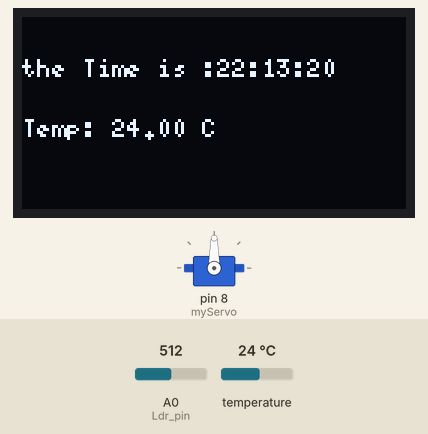
The sketch below on a simulated Arduino Uno, built with avr-gcc and run on an emulated ATmega328P. On the bench: servo, 128×64 one-colour display. The inputs (shaded band) are chosen by the test bench; at power-on: temperature 24 °C, A0 (Ldr_pin) = 512. The local clock reads 2024-03-15 10:24:30 at power-on unless the sketch sets it; what the sketch prints to the serial monitor is not drawn.

Above: at 1.2 s.
1.3 s: temperature set to 12 °C
At 3.5 s:
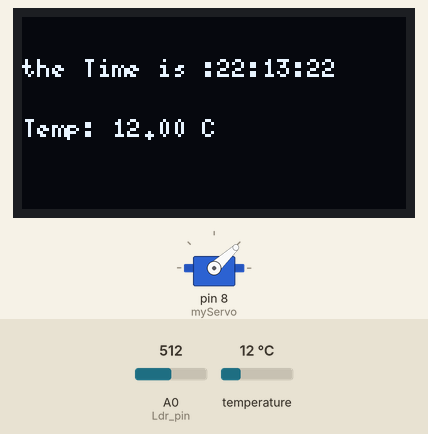
4.6 s: temperature set to 19 °C
At 5.4 s:
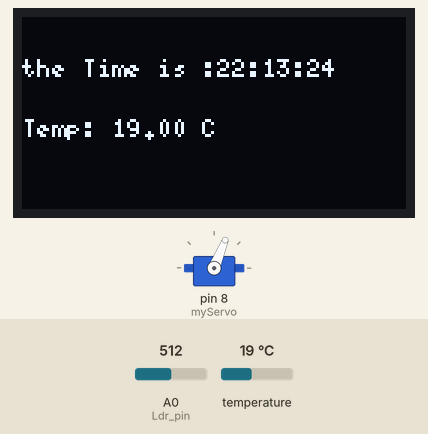
7.9 s: temperature set to 28 °C
At 9.4 s:
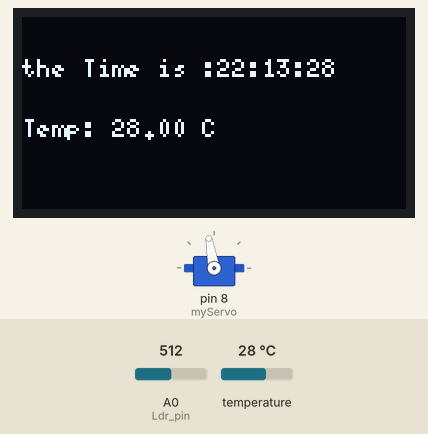
11.2 s: temperature set to 41 °C
At 13.1 s:
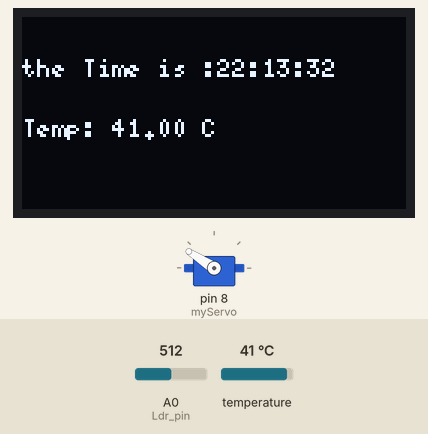
Timing chart, 0 to 14.6 s (numbered marks = the images above; inputs shaded):
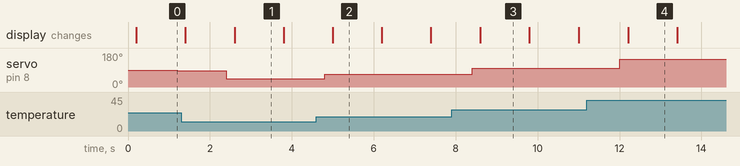

Measured:
- after the input at 1.3 s, servo on pin 8 (myServo): 86° → 43° after 1.1 s
- after the input at 4.6 s, servo on pin 8 (myServo): 43° → 68° after 0.20 s
- after the input at 7.9 s, servo on pin 8 (myServo): 68° → 100° after 0.50 s
- after the input at 11.2 s, servo on pin 8 (myServo): 100° → 147° after 0.81 s
- what the display in image 1 shows lasts 1.2 s, from 2.6 s to 3.8 s

The sketch:

clock_proj.ino
```cpp
// Include Libraries
#include <Wire.h>
#include <RTClib.h>
#include <U8glib.h>
#include <Servo.h>

// Init constants
const int Ldr_pin = A0;

// Init global variables
Servo myServo;

// construct objects
RTC_DS3231 rtc;
U8GLIB_SSD1306_128X64 u8g(U8G_I2C_OPT_NO_ACK);


void setup() {
  // init communication
  Serial.begin(9600);
  Wire.begin();  // startar i2c komplikationen, sdc och sda
  rtc.begin();

  // Init Hardware
  myServo.attach(8);

  // Settings
  rtc.adjust(DateTime(F(__DATE__), F(__TIME__)));  // justerar tid och datum
  u8g.setFont(u8g_font_5x8);
}

void loop() {

  oledWrite(getTime(), getTemp());
  //servoWrite(getTemp());
  Serial.print(getTemp());
  Serial.print("   ");
  Serial.println(getTime());
  delay(1000);

  float temperature = getTemp();

  int servoAngle = map(temperature, 0, 50, 0 ,180);
  servoAngle = constrain(servoAngle, 0, 180);
  myServo.write(servoAngle);

  int brightness = getLDRBrightness();
  adjustOledBrightness(brightness);

  Serial.print("Ljusnivå ");
  Serial.println(analogRead(Ldr_pin));
}

int getLDRBrightness(){
  int lightlevel = analogRead(Ldr_pin);
  int brightness = map(lightlevel, 0, 1023, 0, 255);
  return brightness;
}

void adjustOledBrightness (int brightness){
u8g.setContrast(brightness);
}

/*
*This function reads time from an ds3231 module and package the time as a String
*Parameters: Void
*Returns: time in hh:mm:ss as String
*/
String getTime() {
  DateTime now = rtc.now();  // rtc.now gör så att vi får ut en klass som innehåller datum och tid, now används men syns inte här
  String timeString = "the Time is : " + String(now.hour()) + ":" + String(now.minute()) + ":" + String(now.second());
  return "the Time is :" + String(now.hour()) + ":" + String(now.minute()) + ":" + String(now.second());
}

/*
* This function reads an analog pin connected to an analog temprature sensor and calculates the corresponding temp
*Parameters: Void
*Returns: temprature as float
*/
float getTemp() {
  return rtc.getTemperature();
}

/*
* This function takes a string and draws it to an oled display
*Parameters: - text: String to write to display
*Returns: void
*/
void oledWrite(String timeText, float temperature) {
  u8g.firstPage();

  do {
    u8g.drawStr(0, 20, timeText.c_str());
    String tempText = "Temp: " + String(temperature) + " C";
    u8g.drawStr(0, 40, tempText.c_str());

  } while (u8g.nextPage());
}
```
